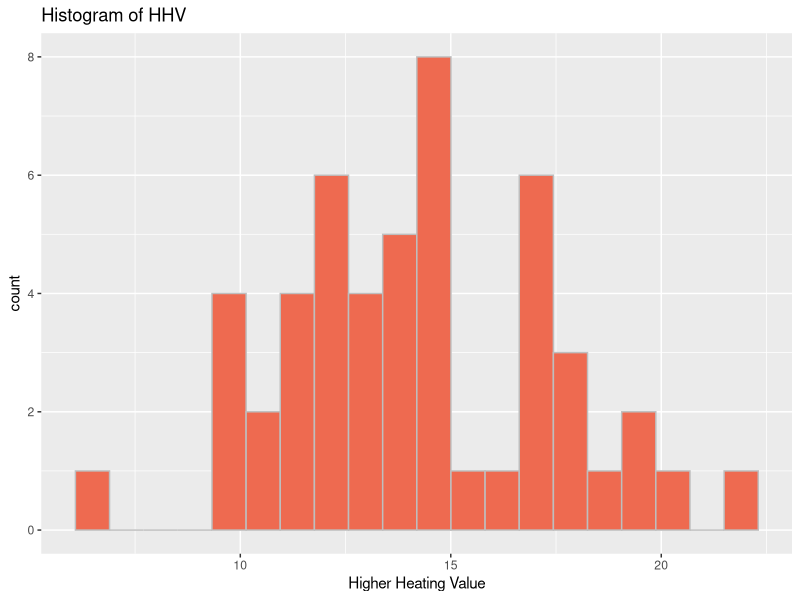
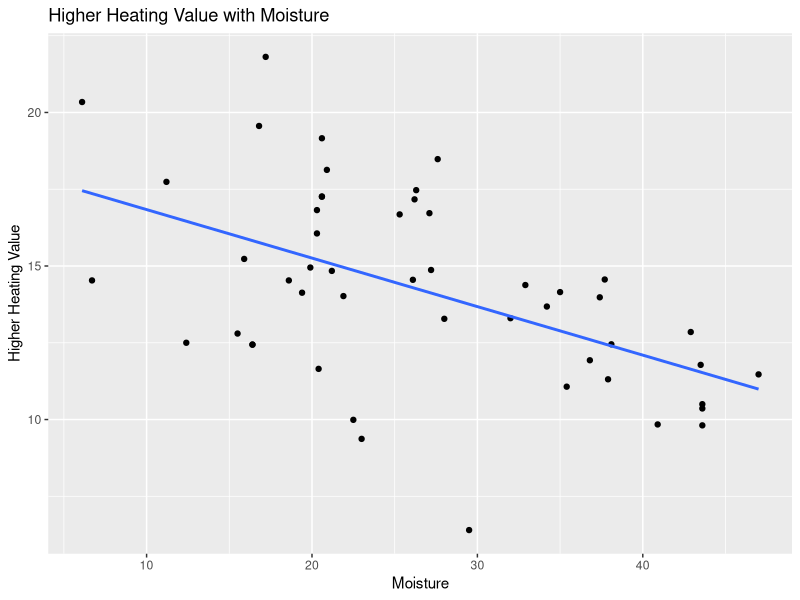
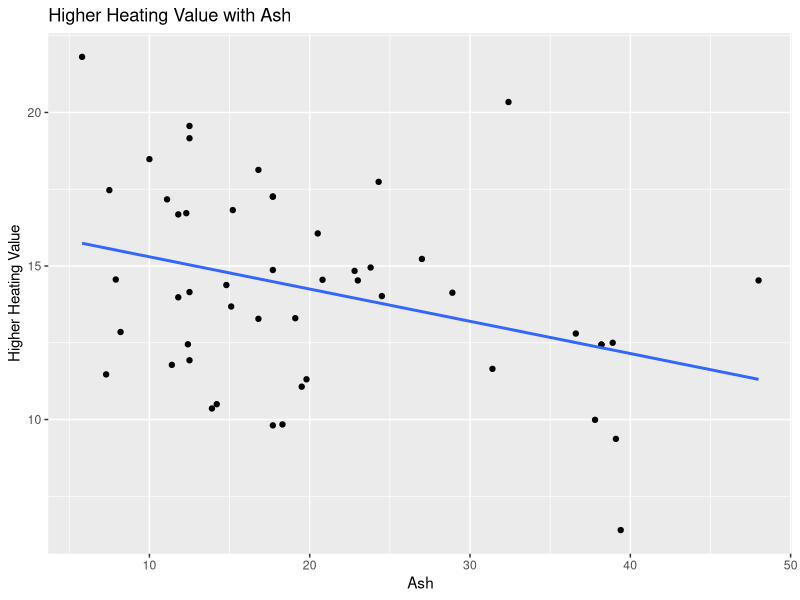
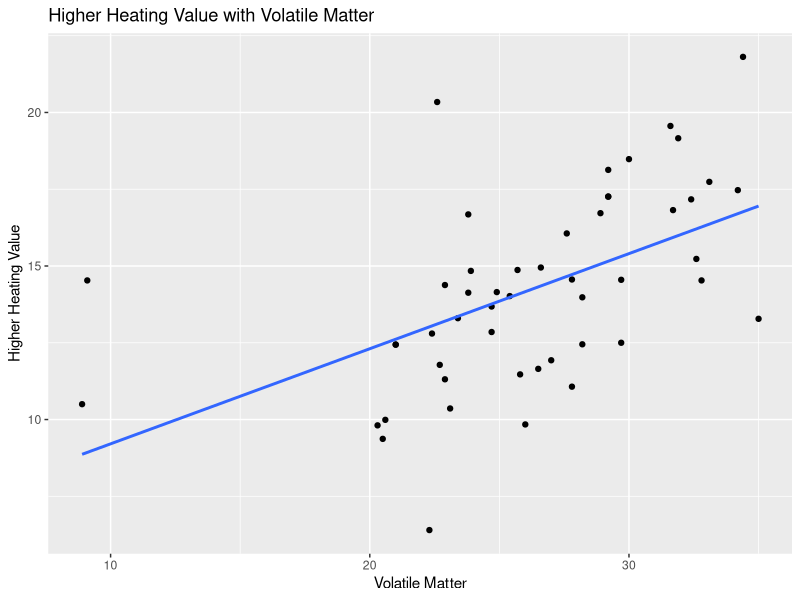
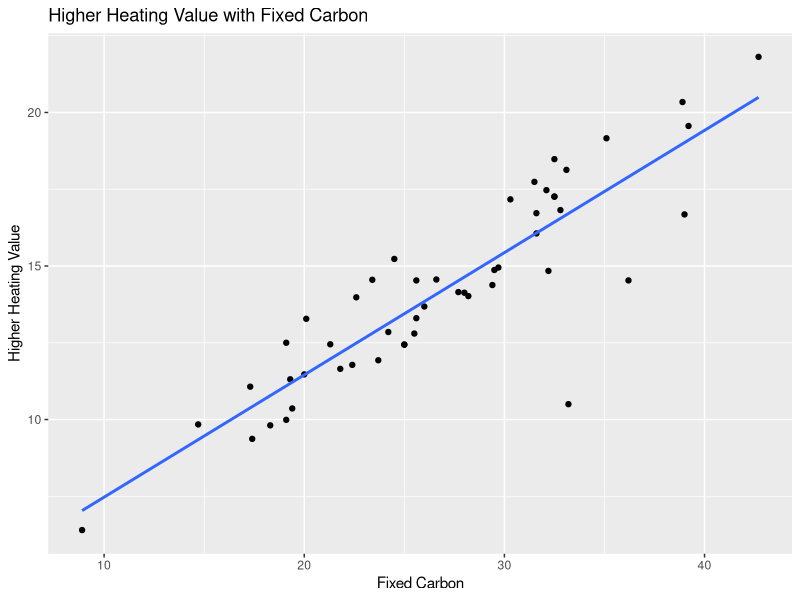
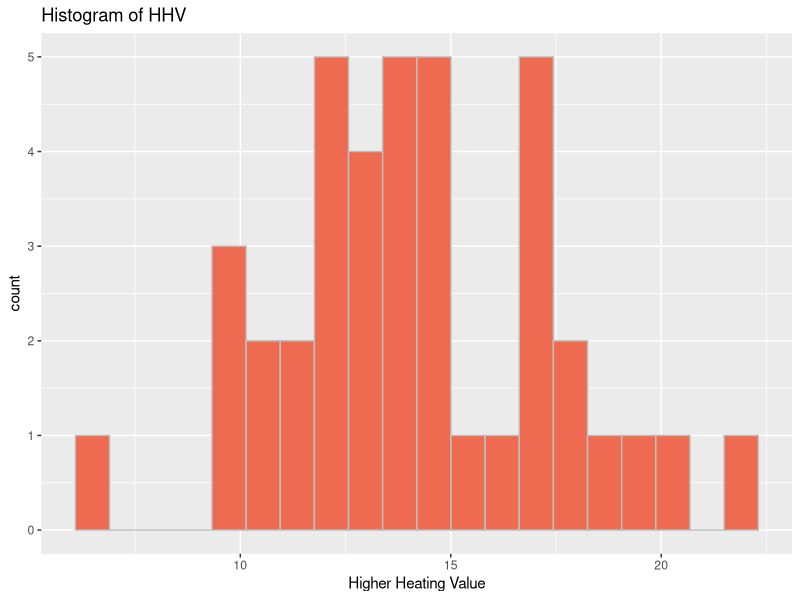
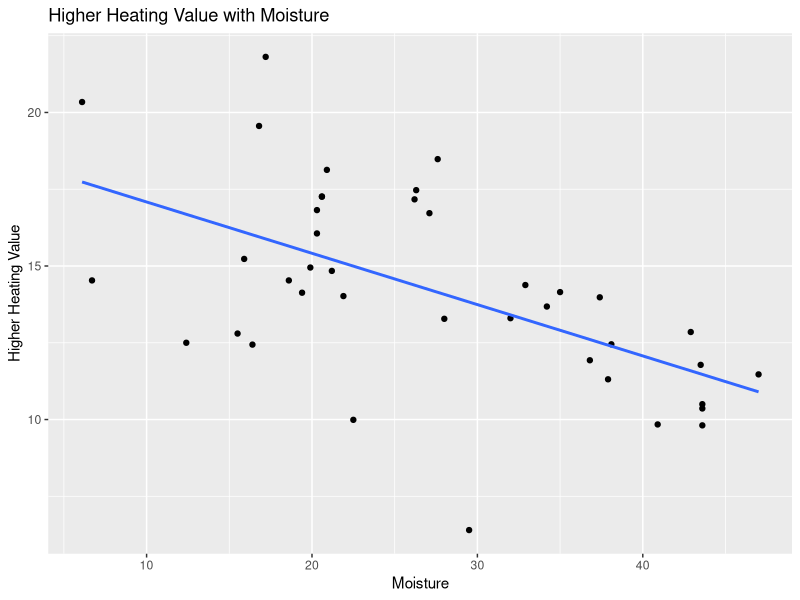
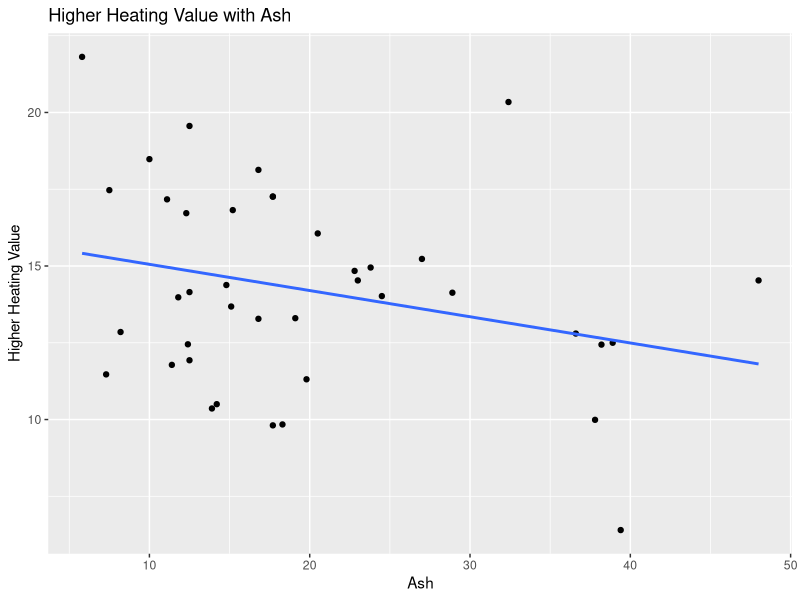

Write the R code that produced these figures, in order.
## ---- chunk 1
knitr::opts_chunk$set(echo = TRUE)
## ---- chunk 2
library(tidyverse) 
library(car)
library(MASS)
wholecoal <- read_csv("coal_hhv.csv")
# Load the tidyverse package so it is available to use
# Load the Car package so it is available to use
# Import data from document
## ---- chunk 3
newcoal <- wholecoal %>%
  filter(!is.na(Ash_wt) & !is.na(Moisture_wt) & !is.na(Volatile_Matter_wt) & !is.na(Fixed_Carbon_wt) & !is.na(HHV))
# Data cleaning
# Remove missing values on each value
## ---- chunk 4
glimpse(newcoal)
summary(newcoal)
# Numerical summaries of each variable
## ---- chunk 5
IQR(newcoal$Moisture_wt)
IQR(newcoal$Ash_wt)
IQR(newcoal$Volatile_Matter_wt)
IQR(newcoal$Fixed_Carbon_wt)
IQR(newcoal$HHV)
# Calculate IQR of each variable
## ---- chunk 6
sd(newcoal$Moisture_wt)
sd(newcoal$Ash_wt)
sd(newcoal$Volatile_Matter_wt)
sd(newcoal$Fixed_Carbon_wt)
sd(newcoal$HHV)
# Calculate standard deviation of each variable
## ---- chunk 7
ggplot(data = newcoal, aes(x=HHV)) +
  geom_histogram(fill="coral2",color="grey",bins = 20) +
  labs(x="Higher Heating Value", title = "Histogram of HHV")
# Create a histogram for Higher Heating Value
## ---- chunk 8
ggplot(data=newcoal, aes(x=Moisture_wt, y=HHV)) +
  geom_point() +
  geom_smooth(method = lm,se=FALSE) +
  labs(x="Moisture", y="Higher Heating Value",title = "Higher Heating Value with Moisture")
## ---- chunk 9
ggplot(data=newcoal, aes(x=Ash_wt, y=HHV)) +
  geom_point() +
  geom_smooth(method = lm,se=FALSE) +
  labs(x="Ash", y="Higher Heating Value",title = "Higher Heating Value with Ash")
## ---- chunk 10
ggplot(data=newcoal, aes(x=Volatile_Matter_wt, y=HHV)) +
  geom_point() +
  geom_smooth(method = lm,se=FALSE) +
  labs(x="Volatile Matter", y="Higher Heating Value",title = "Higher Heating Value with Volatile Matter")
## ---- chunk 11
ggplot(data=newcoal, aes(x=Fixed_Carbon_wt, y=HHV)) +
  geom_point() +
  geom_smooth(method = lm,se=FALSE) +
  labs(x="Fixed Carbon", y="Higher Heating Value",title = "Higher Heating Value with Fixed Carbon")
## ---- chunk 12
set.seed(923)
# Create the traning and test set
## ---- chunk 13
n <- nrow(wholecoal)
# record the number of observations in dataset
## ---- chunk 14
train_ind <- sample(1:n, size = round(0.8*n))
# choosing 80% observations as training in random
## ---- chunk 15
train <- wholecoal %>% filter(No.coal %in% train_ind)
# Create a training set
## ---- chunk 16
test <- wholecoal %>% filter(!(No.coal %in% train_ind))
# Create a testing set
## ---- chunk 17
newcoal <- train %>%
  filter(!is.na(Ash_wt) & !is.na(Moisture_wt) & !is.na(Volatile_Matter_wt) & !is.na(Fixed_Carbon_wt) & !is.na(HHV))
# Data cleaning
# Remove missing values on each value
## ---- chunk 18
glimpse(newcoal)
summary(newcoal)
# Numerical summaries of each variable
## ---- chunk 19
IQR(newcoal$Moisture_wt)
IQR(newcoal$Ash_wt)
IQR(newcoal$Volatile_Matter_wt)
IQR(newcoal$Fixed_Carbon_wt)
IQR(newcoal$HHV)
# Calculate IQR of each variable
## ---- chunk 20
sd(newcoal$Moisture_wt)
sd(newcoal$Ash_wt)
sd(newcoal$Volatile_Matter_wt)
sd(newcoal$Fixed_Carbon_wt)
sd(newcoal$HHV)
# Calculate standard deviation of each variable
## ---- chunk 21
ggplot(data = newcoal, aes(x=HHV)) +
  geom_histogram(fill="coral2",color="grey",bins = 20) +
  labs(x="Higher Heating Value", title = "Histogram of HHV")
# Create a histogram for Higher Heating Value
## ---- chunk 22
ggplot(data=newcoal, aes(x=Moisture_wt, y=HHV)) +
  geom_point() +
  geom_smooth(method = lm,se=FALSE) +
  labs(x="Moisture", y="Higher Heating Value",title = "Higher Heating Value with Moisture")
# Create a scatter plots between "HHV" and "Moisture"

## ---- chunk 23
ggplot(data=newcoal, aes(x=Ash_wt, y=HHV)) +
  geom_point() +
  geom_smooth(method = lm,se=FALSE) +
  labs(x="Ash", y="Higher Heating Value",title = "Higher Heating Value with Ash")
# Create a scatter plots between "HHV" and "Ash_wt"
## ---- chunk 24
ggplot(data=newcoal, aes(x=Volatile_Matter_wt, y=HHV)) +
  geom_point() +
  geom_smooth(method = lm,se=FALSE) +
  labs(x="Volatile Matter", y="Higher Heating Value",title = "Higher Heating Value with Volatile Matter")
# Create a scatter plots between "HHV" and "Volatile_Matter_wt"
## ---- chunk 25
ggplot(data=newcoal, aes(x=Fixed_Carbon_wt, y=HHV)) +
  geom_point() +
  geom_smooth(method = lm,se=FALSE) +
  labs(x="Fixed Carbon", y="Higher Heating Value",title = "Higher Heating Value with Fixed Carbon")
# Create a scatter plots between "HHV" and "Fixed_Carbon_wt"
## ---- chunk 26
full_model <- lm(HHV ~ Moisture_wt+Fixed_Carbon_wt+Volatile_Matter_wt+Ash_wt,data=train)
vif(full_model)
# Bulid the full_model with all predictors 
# Check VIF then decide which predictor needs removed 
## ---- chunk 27
model_1 <- lm(HHV~Ash_wt+Fixed_Carbon_wt+Volatile_Matter_wt,data=train)
vif(model_1)
# Remove the "Moisture_wt" since it has the largest VIF
# Bulid model_1 then calcuate VIF
## ---- chunk 28
summary(model_1)
# Select model_1 as the manual selected model
## ---- chunk 29
stepAIC(full_model,direction = "both",k=2)
# Use automated stepwise selection to reduce full model
## ---- chunk 30
model_2 <- lm(HHV ~ Ash_wt + Fixed_Carbon_wt + Moisture_wt,data=train)
summary(model_2)
vif(model_2)
# Bulid model_2 based on automated stepwise selected model
## ---- chunk 31
select_criteria = function(model, n)
{
  SSres <- sum(model$residuals^2)
  Rsq_adj <- summary(model)$adj.r.squared
  p <- length(model$coefficients) - 1
  AIC <- n*log(SSres/n) + 2*p
  AICc <- AIC + (2*(p+2)*(p+3)/(n-p-1))
  BIC <- n*log(SSres/n) + (p+2)*log(n)
  res <- c(SSres, Rsq_adj, AIC, AICc, BIC)
  names(res) <- c("SSres", "Rsq_adj", "AIC", "AIC_c", "BIC")
  return(res)
}
select_criteria(model_1,40)
select_criteria(model_2,40)
#compare manual selected model and automated stepwise selected model
## ---- chunk 32
pairs(~ Fixed_Carbon_wt + Volatile_Matter_wt + Ash_wt,data=train,main="Pair Plots of Predictors for Model_1")
# Check multicollinearity with pair plots of predictors for model_1
## ---- chunk 33
pairs(~ Moisture_wt + Fixed_Carbon_wt + Ash_wt,data=train,main="Pair Plots of Predictors for Model_2")
# Check multicollinearity with pair plots of predictors for model_2
## ---- chunk 34
Res <- rstandard(model_1)
Fit <- fitted(model_1)
plot(Res~Fit,main="Residual vs fitted value for model_1")
# Residual vs fitted value for model_1
## ---- chunk 35
par(mfrow = c(1,3))
plot(Res~train$Ash_wt,xlab="Ash_wt",main="Residual vs Ash_wt")
plot(Res~train$Fixed_Carbon_wt, xlab="Fixed_Carbon_wt",main="Residual vs Fixed_Carbon_wt")
plot(Res~train$Volatile_Matter_wt, xlab="Volatile_Matter_wt",main="Residual vs Volatile_Matter_wt")
# Residual vs Predictors for model_1
## ---- chunk 36
qqnorm(Res)
qqline(Res)
# Residual Q-Q plot for model_1
## ---- chunk 37
Residuals <- rstandard(model_2)
Fitted <- fitted(model_2)
plot(Residuals~Fitted,main="Residual vs fitted value for model_2")
# Residual vs fitted value for model_2
## ---- chunk 38
par(mfrow = c(1,3))
plot(Residuals~train$Ash_wt,xlab="Ash_wt",main="Residual vs Ash_wt")
plot(Residuals~train$Fixed_Carbon_wt, xlab="Fixed_Carbon_wt",main="Residual vs Fixed_Carbon_wt")
plot(Residuals~train$Moisture_wt, xlab="Moisture_wt",main="Residual vs Moisture_wt")
# Residual vs Predictors for model_2
## ---- chunk 39
qqnorm(Residuals)
qqline(Residuals)
# Residual Q-Q plot for model_2
## ---- chunk 40
h <- hatvalues(model_1)
threshold <- 2*(length(model_1$coefficients)/nrow(train))
L <- which(h > threshold)
train[L,]
# Determine whether there are Leverage points
## ---- chunk 41
std_res <- rstandard(model_1)
O <- which(abs(std_res)>2)
train[O,]
# Determine whether there are outliers
## ---- chunk 42
D <- cooks.distance(model_1)
cutoff <- qf(0.5, length(model_1$coefficients), nrow(train)-length(model_1$coefficients), lower.tail=T)
I <- which(D > cutoff)
train[I,]
# Determine whether there are influential points
## ---- chunk 43
h <- hatvalues(model_2)
threshold <- 2*(length(model_2$coefficients)/nrow(train))
L <- which(h > threshold)
train[L,]
# Determine whether there are Leverage points
## ---- chunk 44
std_res <- rstandard(model_2)
O <- which(abs(std_res)>2)
train[O,]
# Determine whether there are outliers
## ---- chunk 45
D <- cooks.distance(model_2)
cutoff <- qf(0.5, length(model_2$coefficients), nrow(train)-length(model_2$coefficients), lower.tail=T)
I <- which(D > cutoff)
train[I,]
# Determine whether there are influential points
## ---- chunk 46
newcoal <- test %>%
  filter(!is.na(Ash_wt) & !is.na(Moisture_wt) & !is.na(Volatile_Matter_wt) & !is.na(Fixed_Carbon_wt) & !is.na(HHV))
# Data cleaning
# Remove missing values on each value
## ---- chunk 47
glimpse(newcoal)
summary(newcoal)
# Numerical summaries of each variable
## ---- chunk 48
IQR(newcoal$Moisture_wt)
IQR(newcoal$Ash_wt)
IQR(newcoal$Volatile_Matter_wt)
IQR(newcoal$Fixed_Carbon_wt)
IQR(newcoal$HHV)
# Calculate IQR of each variable
## ---- chunk 49
sd(newcoal$Moisture_wt)
sd(newcoal$Ash_wt)
sd(newcoal$Volatile_Matter_wt)
sd(newcoal$Fixed_Carbon_wt)
sd(newcoal$HHV)
# Calculate standard deviation of each variable
## ---- chunk 50
ggplot(data = newcoal, aes(x=HHV)) +
  geom_histogram(fill="coral2",color="grey",bins = 20) +
  labs(x="Higher Heating Value", title = "Histogram of HHV")
# Create a histogram for Higher Heating Value
## ---- chunk 51
ggplot(data=newcoal, aes(x=Moisture_wt, y=HHV)) +
  geom_point() +
  geom_smooth(method = lm,se=FALSE) +
  labs(x="Moisture", y="Higher Heating Value",title = "Higher Heating Value with Moisture")
# Create a scatter plots between "HHV" and "Moisture"

## ---- chunk 52
ggplot(data=newcoal, aes(x=Ash_wt, y=HHV)) +
  geom_point() +
  geom_smooth(method = lm,se=FALSE) +
  labs(x="Ash", y="Higher Heating Value",title = "Higher Heating Value with Ash")
# Create a scatter plots between "HHV" and "Ash_wt"
## ---- chunk 53
ggplot(data=newcoal, aes(x=Volatile_Matter_wt, y=HHV)) +
  geom_point() +
  geom_smooth(method = lm,se=FALSE) +
  labs(x="Volatile Matter", y="Higher Heating Value",title = "Higher Heating Value with Volatile Matter")
# Create a scatter plots between "HHV" and "Volatile_Matter_wt"
## ---- chunk 54
ggplot(data=newcoal, aes(x=Fixed_Carbon_wt, y=HHV)) +
  geom_point() +
  geom_smooth(method = lm,se=FALSE) +
  labs(x="Fixed Carbon", y="Higher Heating Value",title = "Higher Heating Value with Fixed Carbon")
# Create a scatter plots between "HHV" and "Fixed_Carbon_wt"
## ---- chunk 55
model_1_test <- lm(HHV~Ash_wt+Fixed_Carbon_wt+Volatile_Matter_wt,data=test)
summary(model_1_test)
# Refit model_1 with testing data
## ---- chunk 56
model_2_test <- lm(HHV ~ Ash_wt + Fixed_Carbon_wt + Moisture_wt,data=test)
summary(model_2_test)
# Refit model_2 with testing data
## ---- chunk 57
Res <- rstandard(model_1_test)
Fit <- fitted(model_1_test)
plot(Res~Fit,main="Residual vs fitted value for model_1_test")
# Residual vs fitted value for model_1_test
## ---- chunk 58
par(mfrow = c(1,3))
plot(Res~test$Ash_wt,xlab="Ash_wt",main="Residual vs Ash_wt")
plot(Res~test$Fixed_Carbon_wt, xlab="Fixed_Carbon_wt",main="Residual vs Fixed_Carbon_wt")
plot(Res~test$Volatile_Matter_wt, xlab="Volatile_Matter_wt",main="Residual vs Volatile_Matter_wt")
# Residual vs Predictors for model_1_test
## ---- chunk 59
qqnorm(Res)
qqline(Res)
# Residual Q-Q plot for model_1_test
## ---- chunk 60
Residuals <- rstandard(model_2_test)
Fitted <- fitted(model_2_test)
plot(Residuals~Fitted,main="Residual vs fitted value for model_2_test")
# Residual vs fitted value for model_2_test
## ---- chunk 61
par(mfrow = c(1,3))
plot(Residuals~test$Ash_wt,xlab="Ash_wt",main="Residual vs Ash_wt")
plot(Residuals~test$Fixed_Carbon_wt, xlab="Fixed_Carbon_wt",main="Residual vs Fixed_Carbon_wt")
plot(Residuals~test$Moisture_wt, xlab="Moisture_wt",main="Residual vs Moisture_wt")
# Residual vs Predictors for model_2_test
## ---- chunk 62
qqnorm(Residuals)
qqline(Residuals)
# Residual Q-Q plot for model_2_test
## ---- chunk 63
h <- hatvalues(model_1_test)
threshold <- 2*(length(model_1_test$coefficients)/nrow(test))
L <- which(h > threshold)
train[L,]
# Determine whether there are Leverage points
## ---- chunk 64
std_res <- rstandard(model_1_test)
O <- which(abs(std_res)>2)
train[O,]
# Determine whether there are outliers
## ---- chunk 65
D <- cooks.distance(model_1_test)
cutoff <- qf(0.5, length(model_1_test$coefficients), nrow(test)-length(model_1_test$coefficients), lower.tail=T)
I <- which(D > cutoff)
train[I,]
# Determine whether there are influential points
## ---- chunk 66
h <- hatvalues(model_2_test)
threshold <- 2*(length(model_2_test$coefficients)/nrow(test))
L <- which(h > threshold)
train[L,]
# Determine whether there are Leverage points
## ---- chunk 67
std_res <- rstandard(model_2_test)
O <- which(abs(std_res)>2)
train[O,]
# Determine whether there are outliers
## ---- chunk 68
D <- cooks.distance(model_2_test)
cutoff <- qf(0.5, length(model_2_test$coefficients), nrow(test)-length(model_2_test$coefficients), lower.tail=T)
I <- which(D > cutoff)
train[I,]
# Determine whether there are influential points
## ---- chunk 69
select_criteria = function(model, n)
{
  SSres <- sum(model$residuals^2)
  Rsq_adj <- summary(model)$adj.r.squared
  p <- length(model$coefficients) - 1
  AIC <- n*log(SSres/n) + 2*p
  AICc <- AIC + (2*(p+2)*(p+3)/(n-p-1))
  BIC <- n*log(SSres/n) + (p+2)*log(n)
  res <- c(SSres, Rsq_adj, AIC, AICc, BIC)
  names(res) <- c("SSres", "Rsq_adj", "AIC", "AIC_c", "BIC")
  return(res)
}
select_criteria(model_1_test,7)
select_criteria(model_2_test,7)
#calculate ADJ.R^2 and AIC,BIC for testing model
## ---- chunk 70
# Choose model_2 and do the prediction
prediction <- predict(model_2,test)
prediction
sum((prediction-test$HHV)^2)
# Calculate sse of prediction
## ---- chunk 71
# Choose model_1 and do the prediction
prediction <- predict(model_1,test)
prediction 
sum((prediction-test$HHV)^2)
# Calculate sse of prediction
